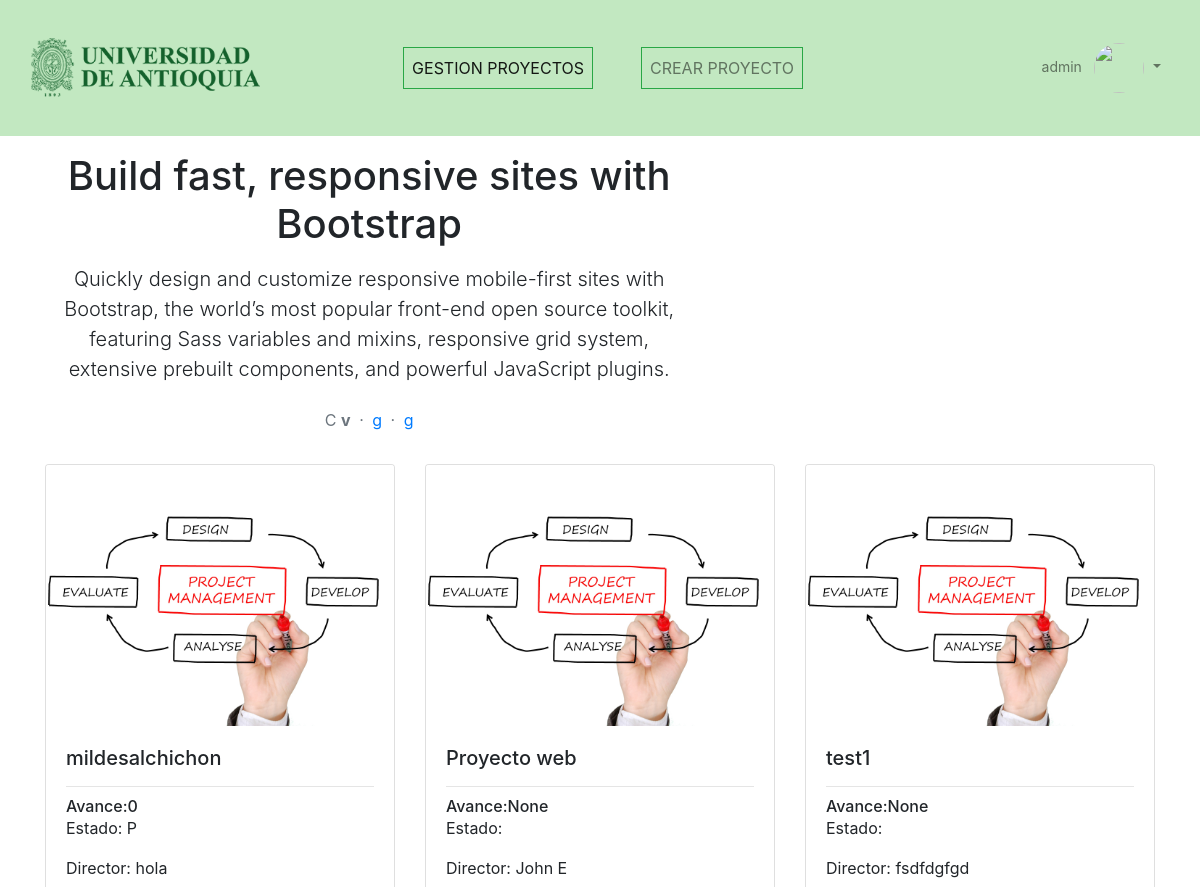
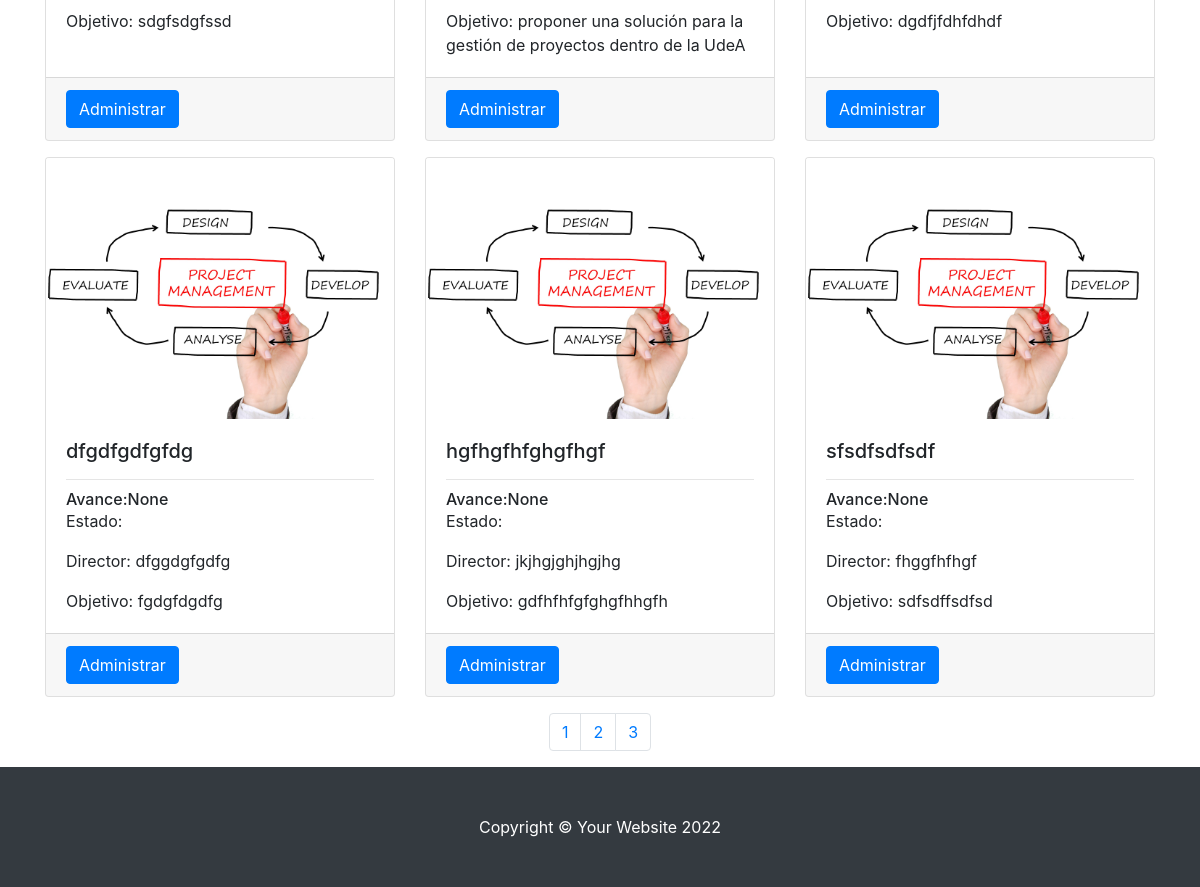
The app's page / (signed in) with its own data (2 pictures, top to bottom).
### gestion/models.py (models this page shows, shortened)
class Proyecto(models.Model):
    estados = (('F','Finalizado'),('E','En ejecucion'))
    nombre = models.CharField(max_length=100)
    objetivo_general = models.CharField(max_length=100)
    fecha_inicio = models.DateField()
    fecha_fin = models.DateField()
    director = models.CharField(max_length=100)
    presupuesto = models.CharField(max_length=100)
    porcentaje_avance = models.IntegerField(null = True)
    estado = models.CharField(max_length=1, choices=estados)
    class meta:
        db_table= 'proyecto'
        verbose_name= 'Proyecto'
        verbose_name_plural='Proyectos'
        ordering=['id']

### gestion/views.py (the view)
# urls.py: path('',include("gestion.urls")),
@login_required(login_url='login')
def gestion(request):
    listado_posts =Proyecto.objects.all()
    paginator = Paginator(listado_posts, 6)
    pagina = request.GET.get("page") or 1
    posts = paginator.get_page(pagina)
    pagina_actual = int(pagina)
    paginas = range(1, posts.paginator.num_pages + 1)
    return render(request, "gestion_proyecto.html",{"projects":posts,"paginas": paginas, "pagina_actual": pagina_actual })

### Templates/gestion_proyecto.html (shortened to what this page needs)
{% extends 'index.html' %}
{%load static%}
{%block navlink%}
<li class="nav-item px-lg-4">
  <a class="nav-link text-uppercase border border-success active" href="{% url 'gestion_proyecto' %}">Gestion proyectos</a>
</li>
<li class="nav-item px-lg-4">
  <a class="nav-link text-uppercase border border-success" href="{% url 'make_project' %}">Crear proyecto</a>
</li>
{%endblock%}
{% block content %}
<div class="bd-masthead mb-3" id="content">
    <div class="container px-4 px-md-3">
      <div class="row align-items-lg-center">
        <div class="col-md-8 order-md-1 col-lg-7 text-center text-md-start">
          <h1 class="mb-3">Build fast, responsive sites with Bootstrap</h1>
          <p class="lead mb-4">
            Quickly design and customize responsive mobile-first sites with Bootstrap, the world’s most popular front-end open source toolkit, featuring Sass variables and mixins, responsive grid system, extensive prebuilt components, and powerful JavaScript plugins.
          </p>
          <p class="text-muted mb-0">C <strong>v</strong>
            <span class="px-1">·</span>
            <a href="" class="link-secondary">g</a>
            <span class="px-1">·</span>
            <a href="" class="link-secondary">g</a>
          </p>
        </div>
      </div>
    </div>
  </div>
  <div>
    {% if projects %}
    {% for project in projects  %}
        {% if forloop.first %}<div class="row">{% endif %}
        <div class="col-4 mt-3">
            <div class="card h-100" >
              <img class="card-img-top" src="{% static 'img/banner.jpg'%}" alt="Card image cap">
              <div class="card-body" >
                <h5 class="card-title">{{project.nombre }}</h5>
                <hr/>
                <h6 class="card-subtitle">Avance:{{project.porcentaje_avance }}</h6>
                <p class="card-text">Estado: {{project.estado }}</p>
                <p class="card-text">Director: {{project.director }}</p>
                <p class="card-text">Objetivo: {{project.objetivo_general }}</p>
              </div>
              <div class="card-footer">
                <a href="{%url 'admin_project' project.id%}" class="btn btn-primary">Administrar</a>
              </div>
            </div>
        </div>
        {% if forloop.counter|divisibleby:3 %}</div><div class="row">{% endif %}
        {% if forloop.last%}</div>{% endif %}
    {% endfor %}
    {% include "paginat.html"%}
    {% else %}
        <div class="alert alert-danger">no hay nada aqui</div>
    {% endif %}
  </div>
{% endblock %}

### Templates/index.html (shortened to what this page needs)
<!DOCTYPE html>
<html>
<head>
    {% load bootstrap4 %}
    {% bootstrap_css %}
    {%load static%}
</head>
<body>
    <nav class="navbar navbar-expand-lg navbar-light"  style="background-color: #C2E8C1;">
        <div class="container-fluid">
            <div class="navbar-header">
                <a class="navbar-brand" href="{% url 'gestion_proyecto' %}">
                    <img class="img-responsive" src="{% static 'img/logo-udea.png'%}" alt="" height="110">
                </a>
            </div>
            <div class="collapse navbar-collapse" id="collapsibleNavbar">
                <ul class="navbar-nav mx-auto ">
                    {% if user.is_authenticated %}
                    {% block navlink %}{% endblock %}
                    {% endif %}
                </ul>
                <ul class="nav navbar-nav ml-auto ">
                    {% if user.is_authenticated %}
                        <li class="nav-item dropdown no-arrow">
                            <a class="nav-link dropdown-toggle" href="#" id="userDropdown" role="button"
                                data-toggle="dropdown" aria-haspopup="true" aria-expanded="false">
                                <span class="mr-2 d-none d-lg-inline text-gray-600 small">{{ user.username }}</span>
                                <img class="img-profile rounded-circle"
                                    src="https://s3.eu-central-1.amazonaws.com/bootstrapbaymisc/blog/24_days_bootstrap/fox.jpg"  width="50" height="50" class="rounded-circle">
                            </a>
                        </li>
                    {% endif %}
                </ul>
            </div>
        </div>
    </nav>
    <div class="container mt-3">
        {% block content %}{% endblock %}
    </div>
    <footer class="py-5 bg-dark">
        <div class="container">
            <p class="m-0 text-center text-white">Copyright © Your Website 2022</p>
        </div>
    </footer>
</body>
</html>

### records on screen
Proyecto: nombre "mildesalchichon", porcentaje_avance "0", estado "P", director "hola", objetivo_general "sdgfsdgfssd"
Proyecto: nombre "Proyecto web", porcentaje_avance "None", director "John E", objetivo_general "proponer una solución para la gestión de proyectos dentro de la UdeA"
Proyecto: nombre "test1", porcentaje_avance "None", director "fsdfdgfgd", objetivo_general "dgdfjfdhfdhdf"
Proyecto: nombre "dfgdfgdfgfdg", porcentaje_avance "None", director "dfggdgfgdfg", objetivo_general "fgdgfdgdfg"
Proyecto: nombre "hgfhgfhfghgfhgf", porcentaje_avance "None", director "jkjhgjghjhgjhg", objetivo_general "gdfhfhfgfghgfhhgfh"
Proyecto: nombre "sfsdfsdfsdf", porcentaje_avance "None", director "fhggfhfhgf", objetivo_general "sdfsdffsdfsd"

### other values on screen
{{ user.username }} "admin"
{{ pagina }} "1" "2" "3"
